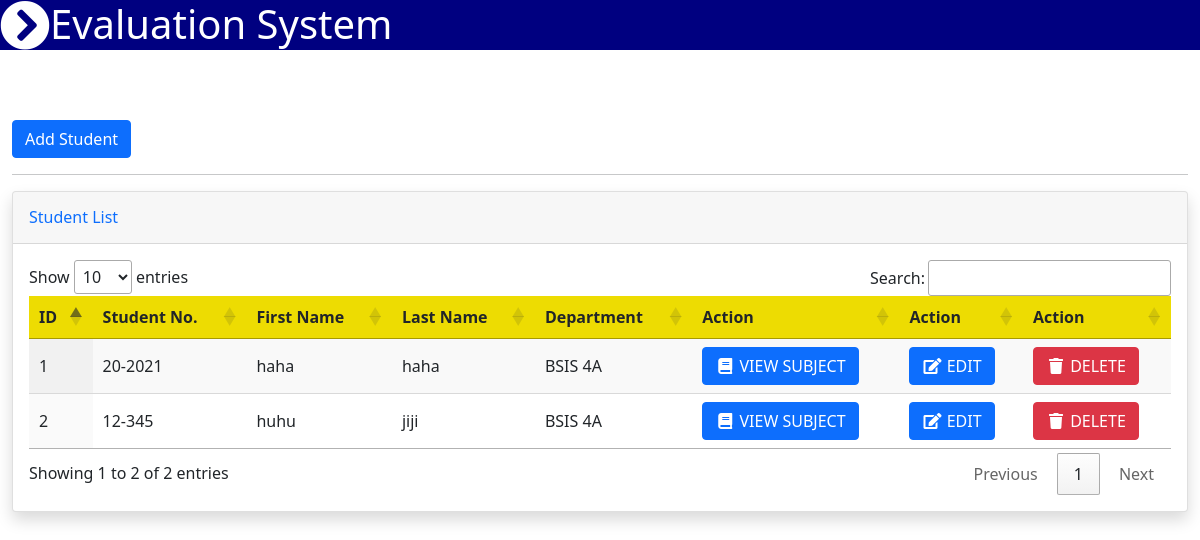
Screenshot of /student_list.php (signed in) with the database file from the repository.
### tables this page shows
CREATE TABLE `students` (
  `id` int(30) NOT NULL,
  `studentno` varchar(30) NOT NULL,
  `username` varchar(255) NOT NULL,
  `firstname` varchar(255) NOT NULL,
  `lastname` varchar(255) NOT NULL,
  `usertype` varchar(30) NOT NULL,
  `password` varchar(255) NOT NULL,
  `view` varchar(30) NOT NULL,
  `department_id` int(30) NOT NULL
);

CREATE TABLE `department` (
  `id` int(30) NOT NULL,
  `course` varchar(30) NOT NULL,
  `year` int(30) NOT NULL,
  `section` varchar(30) NOT NULL
);

### student_list.php (the view, shortened to what this page needs)
<?php include_once'navbar.php'; ?>
<body>
<div class="container-fluid py-5 my-5">
    <button type="button" class="btn btn-primary" data-bs-toggle="modal" data-bs-target="#staticBackdrop">
    Add Student
    </button>
    <hr>
<div class="card shadow mb-4">
<div class="card-header py-3">
    <h6 class="m-0 font-weight-bold text-primary">Student List</h6>
</div>
<div class="card-body">
    <div class="table-responsive">
    <?php
    include_once'koneksyon.php';
    $qryview = "SELECT studentno, firstname, lastname, course, year, section, students.id as id FROM students INNER JOIN department ON department.id=students.department_id";
    $result = mysqli_query($koneksyon, $qryview);
    ?>
        <table class="display" id="myTable" width="100%" cellspacing="0">
            <thead style="background-color: #eddc02;">
                <tr>
                    <th>ID</th>
                    <th>Student No.</th>
                    <th>First Name</th>
                    <th>Last Name</th>
                    <th>Department</th>
                    <th>Action</th>
                    <th>Action</th>
                    <th>Action</th>
                </tr>
            </thead>
            <?php
            $no = 1;
            while($row = mysqli_fetch_array($result)) { ?>
                <tr>
                    <td><?php echo $no; ?></td>
                    <td><?php echo $row['studentno']; ?></td>
                    <td><?php echo $row['firstname']; ?></td>
                    <td><?php echo $row['lastname']; ?></td>
                    <td><?php echo $row['course']." ".$row['year'].$row['section']; ?></td>
                    <td><a type="button" class="btn btn-primary" href="student_info.php?id=<?php echo $row['id']; ?>"><span class="fa fa-fw fa-book"></span> VIEW SUBJECT</a></td>
                    <td><a type="button" class="btn btn-primary" href="viewedit.php?id=<?php echo $row['id']; ?>"><span class="fa fa-fw fa-edit"></span> EDIT</a></td>
                    <td><button class="btn btn-danger" type="button" onClick="deleteme(<?php echo $row['id']; ?>)" ><span class="fa fa-fw fa-trash"></span> DELETE</button></td>
                </tr>
            <?php $no++; } ?>
        </table>
    </div>
</div>
</div>
</div>
</body>

### rows the page displays
students: studentno "20-2021", firstname "haha", lastname "haha", department.course "BSIS", department.year "4", department.section "A"
students: studentno "12-345", firstname "huhu", lastname "jiji", department.course "BSIS", department.year "4", department.section "A"
